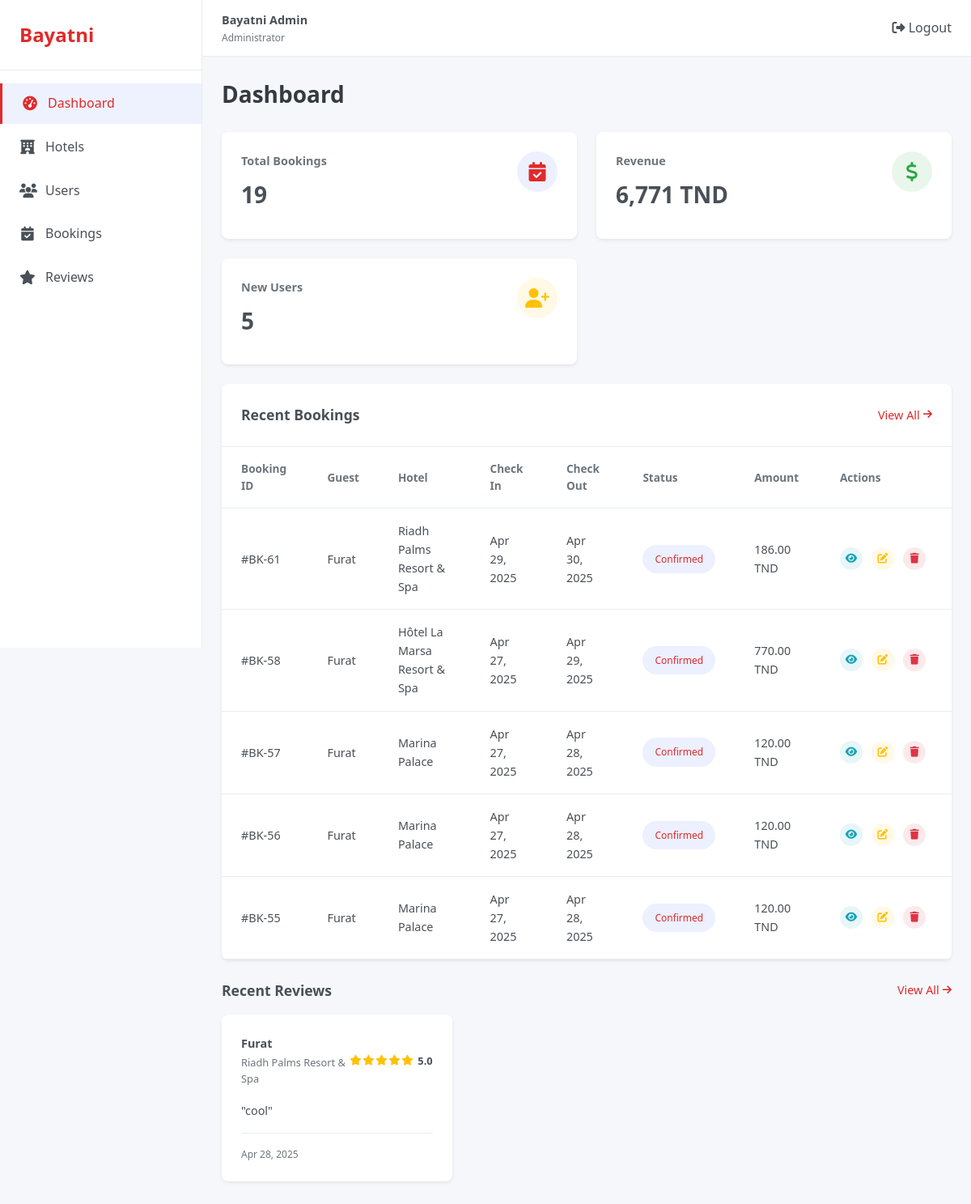
The app's page /admin/index.php (signed in) with its own data.
### tables this page shows
CREATE TABLE `bookings` (
  `id` int(11) NOT NULL,
  `user_id` int(11) NOT NULL,
  `hotel_id` int(11) NOT NULL,
  `check_in` date NOT NULL,
  `check_out` date NOT NULL,
  `guests` int(2) NOT NULL,
  `room_type` varchar(30) NOT NULL,
  `total_price` decimal(10,2) NOT NULL,
  `booking_date` timestamp NOT NULL DEFAULT current_timestamp(),
  `status` enum('confirmed','pending','cancelled','completed','no_show') NOT NULL DEFAULT 'confirmed',
  `completed_at` timestamp NULL DEFAULT NULL
);

CREATE TABLE `users` (
  `id` int(11) NOT NULL,
  `firstname` varchar(30) NOT NULL,
  `lastname` varchar(30) NOT NULL,
  `fullname` varchar(100) NOT NULL,
  `birthday` date NOT NULL,
  `email` varchar(100) NOT NULL,
  `status` enum('active','suspended') NOT NULL,
  `password` varchar(255) NOT NULL,
  `card_number` varchar(16) NOT NULL,
  `card_name` varchar(100) NOT NULL,
  `card_expire` varchar(5) NOT NULL,
  `card_cvc` varchar(4) NOT NULL,
  `created_at` timestamp NOT NULL DEFAULT current_timestamp(),
  `reset_token` varchar(64) NOT NULL,
  `token_expire` datetime NOT NULL
);

CREATE TABLE `hotels` (
  `id` int(11) NOT NULL,
  `title` varchar(100) NOT NULL,
  `location` varchar(100) NOT NULL,
  `price` decimal(10,2) NOT NULL,
  `rating` int(1) NOT NULL,
  `reviews_count` int(11) NOT NULL DEFAULT 0,
  `region` enum('tunis','hammamet','sousse','djerba','tabarka') NOT NULL,
  `image_url` varchar(255) NOT NULL,
  `features` varchar(255) DEFAULT NULL,
  `created_at` timestamp NOT NULL DEFAULT current_timestamp()
);

CREATE TABLE `reviews` (
  `id` int(11) NOT NULL,
  `user_id` int(11) NOT NULL,
  `hotel_id` int(11) NOT NULL,
  `booking_id` int(11) DEFAULT NULL,
  `rating` int(1) NOT NULL,
  `comment` text DEFAULT NULL,
  `review_date` timestamp NOT NULL DEFAULT current_timestamp()
);

### admin/index.php (the view, shortened to what this page needs)
<?php
require_once __DIR__ .'/config/config.php';
$stats = [
    'total_bookings' => 0,
    'revenue' => 0,
    'new_users' => 0,
    'occupancy_rate' => 0
];
$bookingQuery = "SELECT COUNT(*) as total FROM bookings";
$result = $conn->query($bookingQuery);
if ($result && $row = $result->fetch_assoc()) {
    $stats['total_bookings'] = $row['total'];
}
$revenueQuery = "SELECT SUM(total_price) as total FROM bookings";
$result = $conn->query($revenueQuery);
if ($result && $row = $result->fetch_assoc()) {
    $stats['revenue'] = $row['total'] ?? 0;
}
$usersQuery = "SELECT COUNT(*) as total FROM users WHERE created_at >= DATE_SUB(NOW(), INTERVAL 7 DAY)";
$result = $conn->query($usersQuery);
if ($result && $row = $result->fetch_assoc()) {
    $stats['new_users'] = $row['total'];
}
$stats['occupancy_rate'] = 78;
$recentBookingsQuery = "
    SELECT b.id, b.check_in, b.check_out, b.total_price, b.status,
           u.fullname as guest_name, h.title as hotel_name
    FROM bookings b
    JOIN users u ON b.user_id = u.id
    JOIN hotels h ON b.hotel_id = h.id
    ORDER BY b.booking_date DESC
    LIMIT 5
";
$recentBookings = [];
$result = $conn->query($recentBookingsQuery);
if ($result) {
    while ($row = $result->fetch_assoc()) {
        $recentBookings[] = $row;
    }
}
$recentReviewsQuery = "
    SELECT r.id, r.rating, r.comment, r.review_date,
           u.fullname as reviewer_name, h.title as hotel_name
    FROM reviews r
    JOIN users u ON r.user_id = u.id
    JOIN hotels h ON r.hotel_id = h.id
    ORDER BY r.review_date DESC
    LIMIT 3
";
$recentReviews = [];
$result = $conn->query($recentReviewsQuery);
if ($result) {
    while ($row = $result->fetch_assoc()) {
        $recentReviews[] = $row;
    }
}
?>
<!DOCTYPE html>
<html lang="en">
<head>
    <link rel="stylesheet" href="public/css/styles.css">
    <link rel="stylesheet" href="https://cdnjs.cloudflare.com/ajax/libs/font-awesome/6.4.0/css/all.min.css">
</head>
<body>
    <div class="dashboard">
        <?php include __DIR__ .'/includes/sidebar.php'; ?>
        <main class="main-content">
            <?php include __DIR__ .'/includes/header.php'; ?>
            <div class="dashboard-content" id="dashboard">
                <div class="page-header">
                    <h1>Dashboard</h1>
                </div>
                <div class="stats-cards">
                    <div class="stat-card">
                        <div class="stat-card-content">
                            <h3>Total Bookings</h3>
                            <h2><?php echo number_format($stats['total_bookings']); ?></h2>
                        </div>
                        <div class="stat-card-icon bookings">
                            <i class="fas fa-calendar-check"></i>
                        </div>
                    </div>
                    <div class="stat-card">
                        <div class="stat-card-content">
                            <h3>Revenue</h3>
                            <h2><?php echo number_format($stats['revenue']); ?> TND</h2>
                        </div>
                        <div class="stat-card-icon revenue">
                            <i class="fas fa-dollar-sign"></i>
                        </div>
                    </div>
                    <div class="stat-card">
                        <div class="stat-card-content">
                            <h3>New Users</h3>
                            <h2><?php echo number_format($stats['new_users']); ?></h2>
                        </div>
                        <div class="stat-card-icon users">
                            <i class="fas fa-user-plus"></i>
                        </div>
                    </div>
                </div>
                <div class="table-card">
                    <div class="table-header">
                        <h3>Recent Bookings</h3>
                        <a href="/development/admin/app/controllers/bookings/bookings.php" class="view-all">View All <i class="fas fa-arrow-right"></i></a>
                    </div>
                    <div class="table-responsive">
                        <table class="data-table">
                            <thead>
                                <tr>
                                    <th>Booking ID</th>
                                    <th>Guest</th>
                                    <th>Hotel</th>
                                    <th>Check In</th>
                                    <th>Check Out</th>
                                    <th>Status</th>
                                    <th>Amount</th>
                                    <th>Actions</th>
                                </tr>
                            </thead>
                            <tbody>
                                <?php foreach ($recentBookings as $booking): ?>
                                <tr>
                                    <td>#BK-<?php echo $booking['id']; ?></td>
                                    <td>
                                        <div class="user-info-cell">
                                            <span><?php echo htmlspecialchars($booking['guest_name']); ?></span>
                                        </div>
                                    </td>
                                    <td><?php echo htmlspecialchars($booking['hotel_name']); ?></td>
                                    <td><?php echo date('M d, Y', strtotime($booking['check_in'])); ?></td>
                                    <td><?php echo date('M d, Y', strtotime($booking['check_out'])); ?></td>
                                    <td><span class="status-badge <?php echo strtolower($booking['status']); ?>"><?php echo ucfirst($booking['status']); ?></span></td>
                                    <td><?php echo number_format($booking['total_price'], 2); ?> TND</td>
                                    <td>
                                        <div class="action-buttons">
                                            <a href="/development/admin/app/controllers/bookings/booking_view.php?id=<?php echo $booking['id']; ?>" class="action-btn view-btn"><i class="fas fa-eye"></i></a>
                                            <a href="/development/admin/app/controllers//bookings/booking_edit.php?id=<?php echo $booking['id']; ?>" class="action-btn edit-btn"><i class="fas fa-edit"></i></a>
                                            <a href="/development/admin/app/controllers/bookings/bookings.php?action=delete&id=<?php echo $booking['id']; ?>" class="action-btn delete-btn" onclick="return confirm('Are you sure you want to delete this booking?');"><i class="fas fa-trash"></i></a>
                                        </div>
                                    </td>
                                </tr>
                                <?php endforeach; ?>
                            </tbody>
                        </table>
                    </div>
                </div>
                <div class="recent-reviews">
                    <div class="section-header">
                        <h3>Recent Reviews</h3>
                        <a href="/development/admin/app/controllers/reviews/reviews.php" class="view-all">View All <i class="fas fa-arrow-right"></i></a>
                    </div>
                    <div class="reviews-container">
                        <?php foreach ($recentReviews as $review): ?>
                        <div class="review-card">
                            <div class="review-header">
                                <div class="reviewer-info">
                                    <div>
                                        <h4><?php echo htmlspecialchars($review['reviewer_name']); ?></h4>
                                        <p><?php echo htmlspecialchars($review['hotel_name']); ?></p>
                                    </div>
                                </div>
                                <div class="review-rating">
                                    <?php for ($i = 1; $i <= 5; $i++): ?>
                                        <?php if ($i <= $review['rating']): ?>
                                            <i class="fas fa-star"></i>
                                        <?php elseif ($i - 0.5 <= $review['rating']): ?>
                                            <i class="fas fa-star-half-alt"></i>
                                        <?php else: ?>
                                            <i class="far fa-star"></i>
                                        <?php endif; ?>
                                    <?php endfor; ?>
                                    <span><?php echo number_format($review['rating'], 1); ?></span>
                                </div>
                            </div>
                            <div class="review-content">
                                <p>"<?php echo htmlspecialchars($review['comment']); ?>"</p>
                            </div>
                            <div class="review-footer">
                                <span class="review-date"><?php echo date('M d, Y', strtotime($review['review_date'])); ?></span>
                            </div>
                        </div>
                        <?php endforeach; ?>
                    </div>
                </div>
            </div>
        </main>
    </div>
</body>
</html>

### records on screen
bookings: id "61", user.fullname "Furat", hotel.title "Riadh Palms Resort & Spa", check_in "Apr 29, 2025", check_out "Apr 30, 2025", status "Confirmed", total_price "186.00"
bookings: id "58", user.fullname "Furat", hotel.title "Hôtel La Marsa Resort & Spa", check_in "Apr 27, 2025", check_out "Apr 29, 2025", status "Confirmed", total_price "770.00"
bookings: id "57", user.fullname "Furat", hotel.title "Marina Palace", check_in "Apr 27, 2025", check_out "Apr 28, 2025", status "Confirmed", total_price "120.00"
bookings: id "56", user.fullname "Furat", hotel.title "Marina Palace", check_in "Apr 27, 2025", check_out "Apr 28, 2025", status "Confirmed", total_price "120.00"
bookings: id "55", user.fullname "Furat", hotel.title "Marina Palace", check_in "Apr 27, 2025", check_out "Apr 28, 2025", status "Confirmed", total_price "120.00"
reviews: user.fullname "Furat", hotel.title "Riadh Palms Resort & Spa", rating "5.0", comment "cool", review_date "Apr 28, 2025"

### other values on screen
$stats['total_bookings'] "19"
$stats['revenue'] "6,771"
$stats['new_users'] "5"
